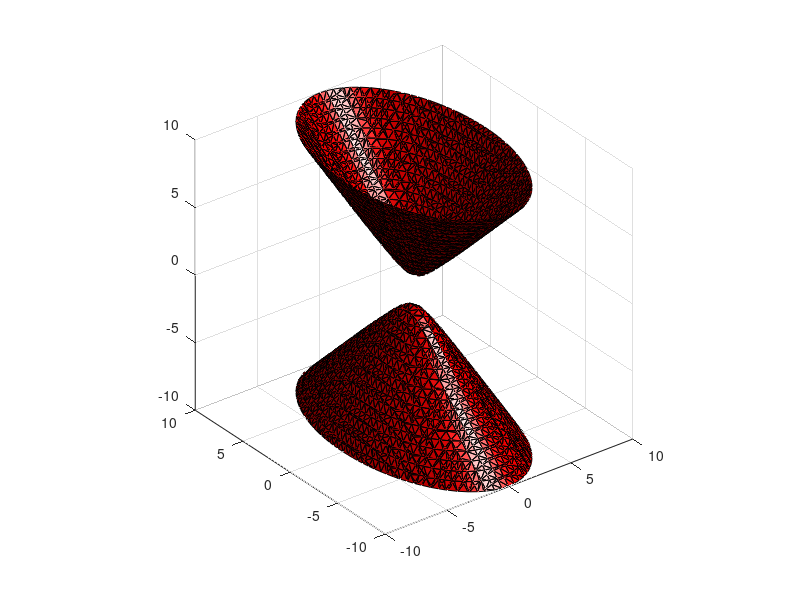

Here is the MATLAB script that generated this plot:
% TODO
% GIVEN: -x1^2+8x1x2+4x1x3-x2^2-4x2x3-7x3^2+6x1+4x2-4x3-4=0
% Define the type of the surface and find the canonical coord system
% Eingenvector method
A = [-1 4 2; 4 -1 -2; 2 -2 -7];
[Q, R] = eig(A)
% Q =
%   -0.4082   -0.5774    0.7071
%    0.4082    0.5774    0.7071
%    0.8165   -0.5774    0.0000
%R =
%   -9.0000         0         0
%         0   -3.0000         0
%         0         0    3.0000
% +9/4 x1^2+ 3/4 x2^2 -3/4 x3^2=-1 - canonical
% Two-sheeted hyperboloid

%A=[-1 4 2;4 -1 -2;2 -2 -7];
%[Q,R]=eig(A)
[X, Y, Z] = meshgrid(-10:0.5:10, -10:0.5:10, -10:0.5:10);
a = sqrt(4/9); b = sqrt(4/3); c = sqrt(4/3);
V = X.^2/a^2+Y.^2/b^2-Z.^2/c^2;
R = -1;
p = patch(isosurface(X, Y, Z, V, R));
set(p,'FaceColor','red','EdgeColor','black');
view(3); axis equal; grid on; camlight;
